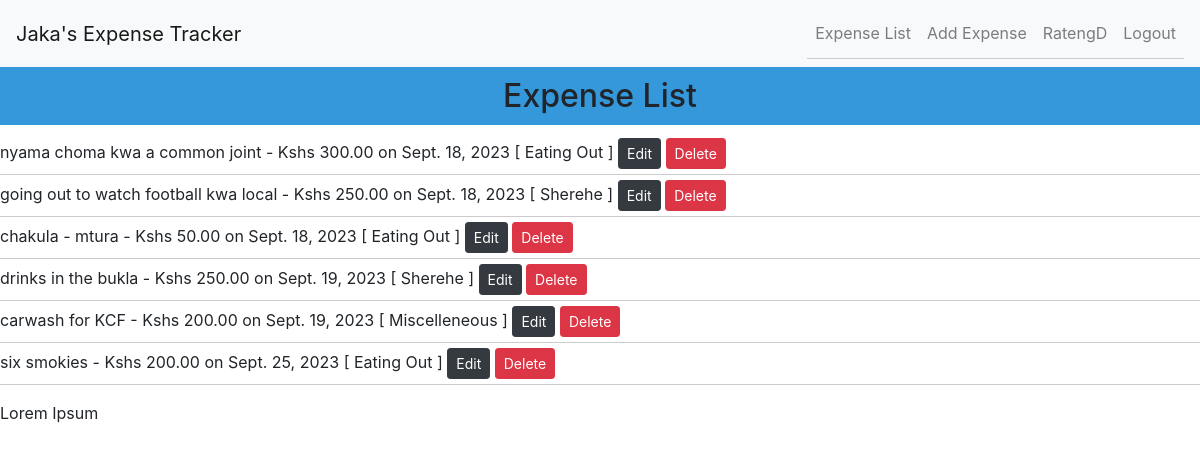
Page /expense/ (signed in) on the committed database.
### tracker/models.py (models this page shows, shortened)
class Expense(models.Model):
    user = models.ForeignKey(User, on_delete=models.CASCADE)
    date = models.DateField()
    description = models.CharField(max_length=200)
    amount = models.DecimalField(max_digits=10, decimal_places=2)
    category = models.ForeignKey(
        Category, on_delete=models.SET_NULL, null=True, blank=True)

class Category(models.Model):
    name = models.CharField(max_length=100)
    def __str__(self):
        return self.name

### tracker/views.py (the view)
# urls.py: path('expense/', expense_list, name="expense_list"),
@login_required
def expense_list(request):
    expenses = Expense.objects.filter(user=request.user)
    return render(request, 'tracker/expense_list.html', {'expenses': expenses})

### tracker/templates/tracker/expense_list.html
{% extends 'base.html' %} {% block content %}
<h2>Expense List</h2>
<ul>
	{% for expense in expenses %}
	<li>
		{{ expense.description }} - Kshs {{ expense.amount }} on {{ expense.date }}
		[ {{ expense.category }} ]
		{% if user.is_authenticated %}
		<a href="{% url 'edit_expense' expense.id %}" class="btn btn-dark btn-sm"
			>Edit</a
		>
		<a
			href="{% url 'delete_expense' expense.id %}"
			class="btn btn-danger btn-sm"
			>Delete</a
		>
		{% endif %}
	</li>
	{% endfor %}
</ul>
<p>Lorem Ipsum</p>
{% endblock content %}

### tracker/templates/navbar.html (shortened to what this page needs)
<nav class="navbar navbar-expand-lg navbar-light bg-light">
	<a class="navbar-brand" href="{% url 'home' %}"> Jaka's Expense Tracker</a>
	<div class="collapse navbar-collapse" id="navbarNav">
		<ul class="navbar-nav ml-auto">
			{% if user.is_authenticated %}
			<li class="nav-item">
				<a class="nav-link" href="{% url 'expense_list' %}">Expense List</a>
			</li>
			<li class="nav-item">
				<a class="nav-link" href="{% url 'add_expense' %}">Add Expense</a>
			</li>
			<li class="nav-item">
				<a class="nav-link" href="#"> {{ user.username }} </a>
			</li>
			<li class="nav-item">
				<a class="nav-link" href="{% url 'logout' %}">Logout</a>
			</li>
			{% endif %}
		</ul>
	</div>
</nav>

### static/css/styles.css (style rules this page uses)
h2 { text-align: center; background-color: #3498db; color: #fff; padding: 10px; }
ul { list-style-type: none; padding: 0; }
li { padding: 5px 0; border-bottom: 1px solid #ccc; }
.btn-danger { background-color: #e74c3c; color: #fff; padding: 5px 10px; border: none; border-radius: 5px; cursor: pointer; }

### rows in the picture
Expense: description "nyama choma kwa a common joint", amount "300.00", date "Sept. 18, 2023", category "Eating Out"
Expense: description "going out to watch football kwa local", amount "250.00", date "Sept. 18, 2023", category "Sherehe"
Expense: description "chakula - mtura", amount "50.00", date "Sept. 18, 2023", category "Eating Out"
Expense: description "drinks in the bukla", amount "250.00", date "Sept. 19, 2023", category "Sherehe"
Expense: description "carwash for KCF", amount "200.00", date "Sept. 19, 2023", category "Miscelleneous"
Expense: description "six smokies", amount "200.00", date "Sept. 25, 2023", category "Eating Out"

### other values in the picture
{{ user.username }} "RatengD"
